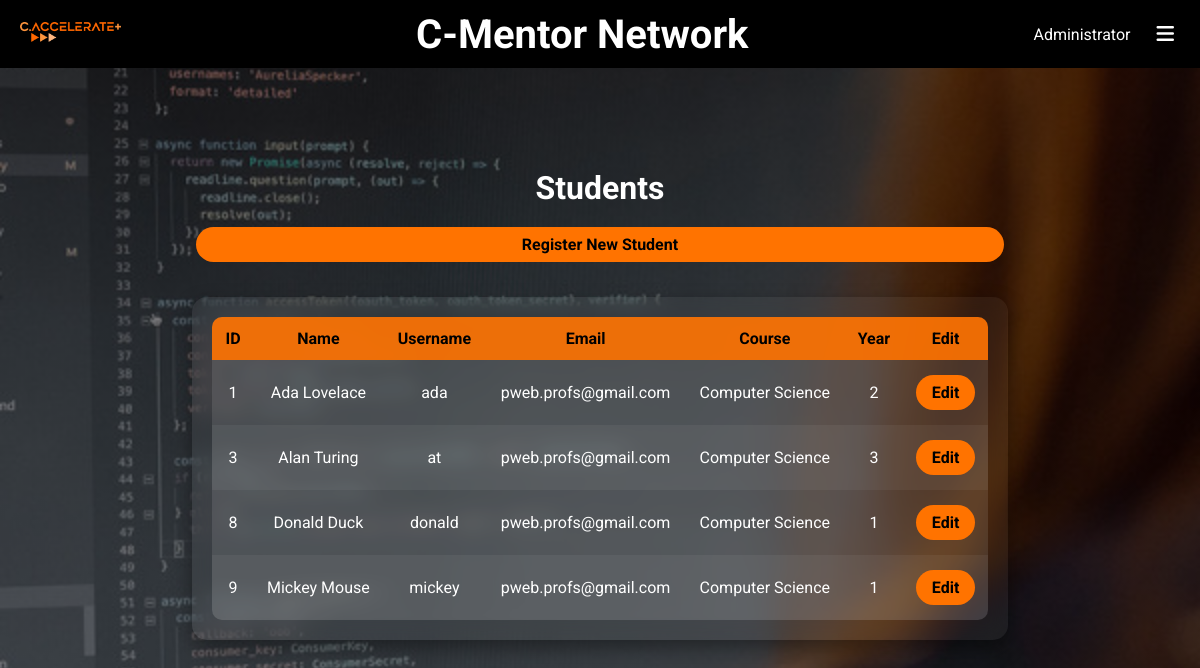
/students/ (signed in), run on an earlier commit of the app's database.
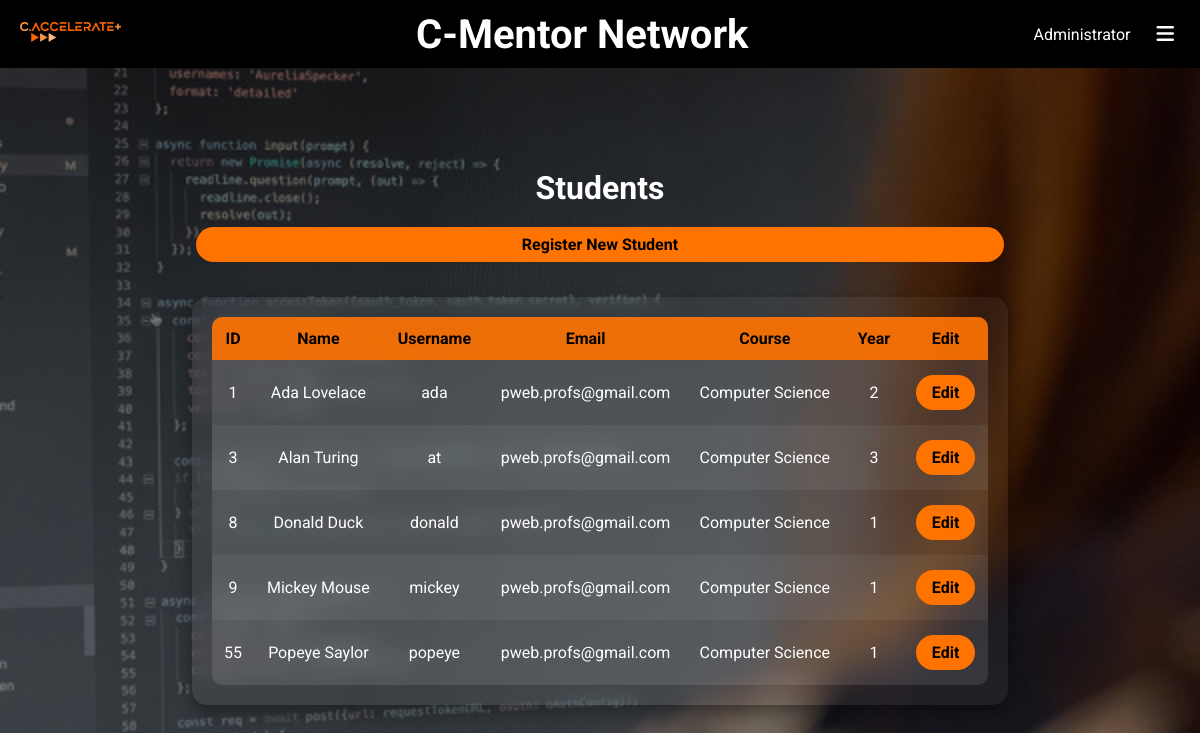
And on a later commit of the database.
### app/models.py (models this page shows, shortened)
class Aluno(models.Model):
    ANO_CHOICES = [(1, 1), (2, 2), (3, 3)]
    user = models.OneToOneField(User, on_delete=models.CASCADE, default=None)
    numero = models.CharField(max_length=100)
    curso = models.ForeignKey(
        Curso, on_delete=models.CASCADE, related_name='alunos')
    ano = models.IntegerField(choices=ANO_CHOICES, null=True)
    @property
    def nome_completo(self):
        return self.user.first_name + ' ' + self.user.last_name.split()[-1]
    class Meta:
        ordering = ['user__first_name', 'user__last_name']

class Curso(models.Model):
    nome = models.CharField(max_length=200)

### mentoria/views.py (the view)
# urls.py: path('students/', views.students_list_view, name='students_list'),
@login_required
def students_list_view(request):
    alunos = Aluno.objects.select_related('user', 'curso').all()
    return render(request, 'mentoria/students_list.html', {'alunos': alunos})

### mentoria/templatetags/custom_filters.py (called while the page is built)
@register.filter(name='in_group')
def in_group(user, group_name):
    return user.groups.filter(name=group_name).exists()

### mentoria/templates/mentoria/students_list.html (shortened to what this page needs)
{% extends "app/base.html" %}
{% block main %}
<main>
<h1>Students</h1>
<a href="{% url 'regista_aluno' %}" class="primary-btn">
    Register New Student
</a>
<div class="disciplina">
    <table>
        <thead>
            <tr>
                <th>ID</th>
                <th>Name</th>
                <th>Username</th>
                <th>Email</th>
                <th>Course</th>
                <th>Year</th>
                <th>Edit</th>
            </tr>
        </thead>
        <tbody>
        {% for aluno in alunos %}
            <tr>
                <td>{{ aluno.id }}</td>
                <td>{{ aluno.nome_completo }}</td>
                <td>{{ aluno.user.username }}</td>
                <td>{{ aluno.user.email }}</td>
                <td>{{ aluno.curso.nome }}</td>
                <td>{{ aluno.ano }}</td>
                <td>
                    <a href="{% url 'edit_student' aluno.id %}" class="button-link">
                         Edit
                    </a>
                </td>
            </tr>
        {% endfor %}
        </tbody>
    </table>
</div>
</main>
{% endblock %}

### app/templates/app/base.html (shortened to what this page needs)
{% load custom_filters %}
<!DOCTYPE html>
<html lang="en">
<head>
    {% load static %}
    <link rel="stylesheet" href="{% static 'app/styles.css' %}">
	<link rel="stylesheet" href="https://cdnjs.cloudflare.com/ajax/libs/font-awesome/6.5.1/css/all.min.css">
</head>
<body>
    <header  style="padding:10px;">
        <div>
            <a href="{% url 'info' %}"><img src="{% static 'app/caccelerate.png' %}" alt="C-Accelerate" height="20px" style="margin:10px;"></a>
        </div>
		{% if request.user.is_authenticated and request.resolver_match.url_name != 'info' %}
		<h3 class="titulo">
			C-Mentor Network
		</h3>
		{% endif %}
        <nav>
			{% block nav %}
				{% if request.user.is_authenticated %}
				<span style="font-size:medium">{{ request.user.first_name }} {{ request.user.last_name }}</span>
				<div class="dropdown" tabindex="0" aria-haspopup="true" aria-expanded="false">
					<button class="dropbtn" aria-label="Open menu" aria-haspopup="true" aria-expanded="false" id="dropdownMenuBtn">
						<i class="fa fa-bars" aria-hidden="true"></i>
					</button>
				</div>
				{% else %}
					<a href="{% url 'horarios:login' %}" role="menuitem" tabindex="0" style="margin-top:0;">Log in
						<i class="fa fa-sign-in"></i>
					</a>
				{% endif %}
			{% endblock %}
        </nav>
    </header>
    <main>
        {% block main %}
        {% endblock main %}
    </main>
</body>
</html>

### static/app/styles.css (style rules this page uses)
body { padding: 0; margin: 0; font-family: 'Roboto', sans-serif; }
header { background-color: black; color: white; padding: 2.5px 20px; display: flex; flex-direction: row; align-items: center; justify-content: space-between; }
header h3 { margin:10px 0 10px 0px; }
header a { text-decoration: none; color:white; }
main { padding: 50px 20px; margin:auto; }

What changed in the data, as far as the page shows it:
added Aluno: id "55", nome_completo "Popeye Saylor", user.username "popeye", user.email "pweb.profs@gmail.com", curso.nome "Computer Science", ano "1"
